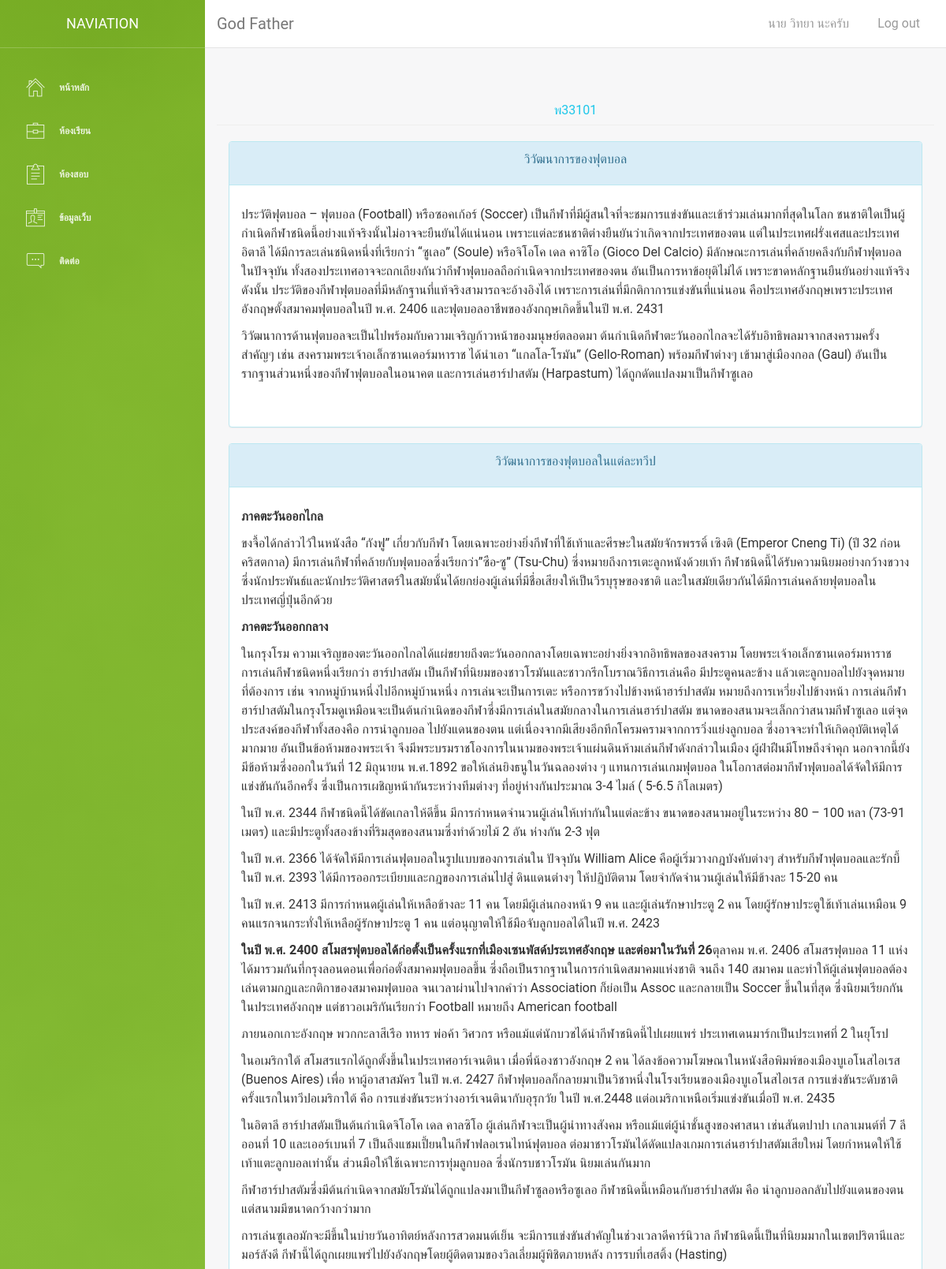
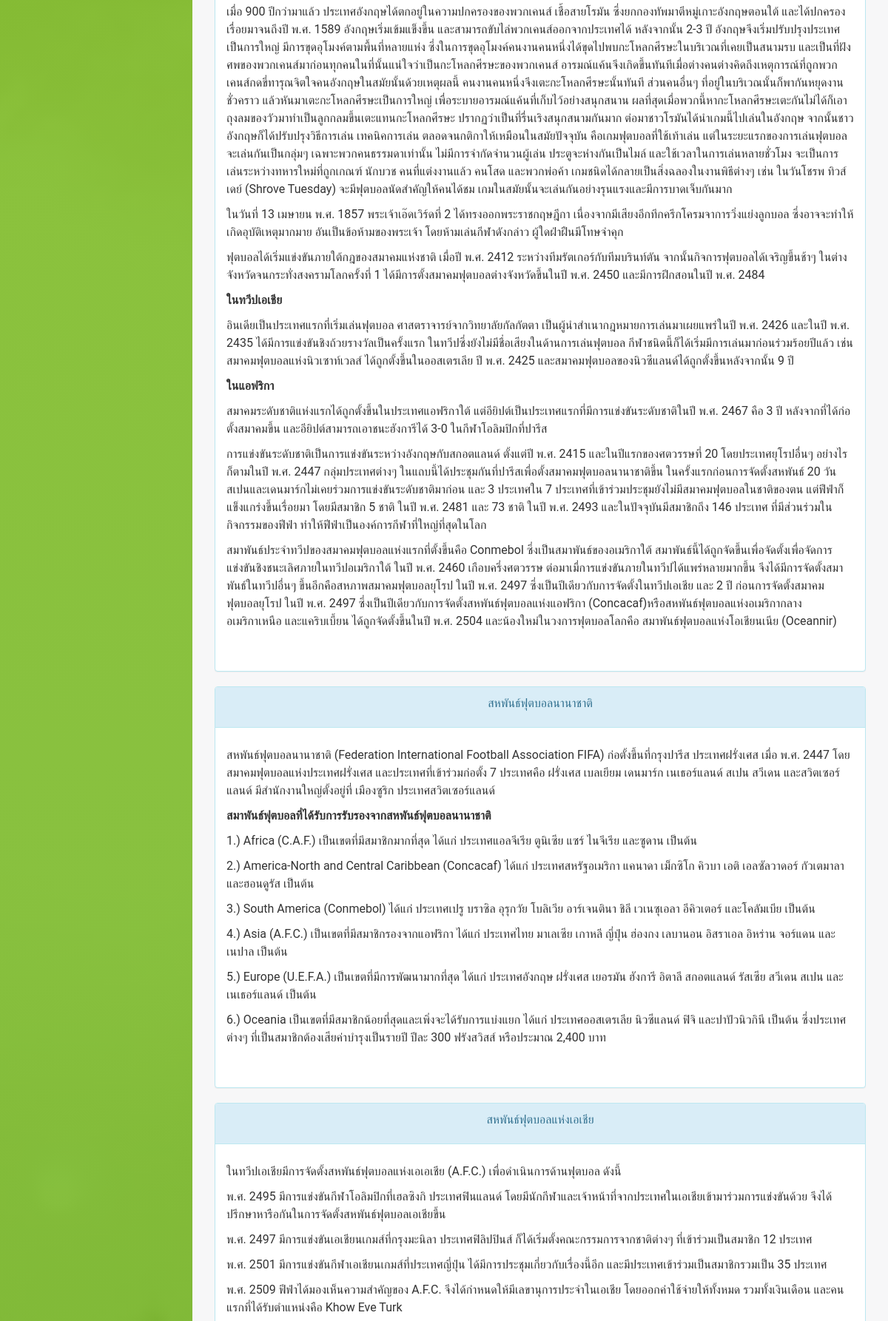
The page /substudent.php?subid=พ33101 (signed in, upper part) on the database its author committed (2 pictures, top to bottom).
### tables this page shows
CREATE TABLE `content` (
  `conid` int(5) NOT NULL,
  `contitle` varchar(50) NOT NULL,
  `subid` varchar(8) NOT NULL,
  `contxt` text NOT NULL,
  `condate` varchar(15) NOT NULL
);

### substudent.php (the view, shortened to what this page needs)
<?php
include("connectdb.php");
if(isset($_GET["subid"]))
{
 $subid =$_GET["subid"];
}
?>
<!doctype html>
<html lang="en">
<head>
    <?php
    include("include/head.php");
    ?>
</head>
<body>
    <div class="wrapper">
    <?php
    include("include/sidebar.php");
    ?>
        <div class="main-panel">
    <?php
    include("include/nav.php");
    ?>
            <div class="content">
                <div class="container-fluid">
                    <div class="row">
					   <h5 class="page-header  text-center"><a href=""><?php echo $subid ?></a></h5>
                       <?php
                    $mysql = "select * from content where subid='$subid'";
				    $result = mysqli_query($link,$mysql);
                    while ($mydata =mysqli_fetch_array($result,MYSQLI_ASSOC)){
                    ?>
                            <div class="col-sm-12">
                                <div class="panel panel-info">
                                    <div class="panel-heading">
                                        <p class="text-center">
                                            <?php echo $mydata['contitle']?>
                                        </p>
                                    </div>
                                    <div class="panel-body">
                                        <p>
                                            <?php echo $mydata['contxt']?>
                                        </p>
                                    </div>
                                </div>
                            </div>
                            <?php
                    }
                    ?>
                   </div>
                </div>
            </div>
        </div>
    </div>
</body>
</html>

### rows shown on the page
content: contitle "วิวัฒนาการของฟุตบอล", contxt "ประวัติฟุตบอล – ฟุตบอล (Football) หรือซอคเก้อร์ (Soccer) เป็นกีฬาที่มีผู้สนใจที่จะชมการแข่งขันและเข้าร่วมเล่นมากที่สุดในโลก ชนชาติใดเป็นผู้กำเนิดกีฬาชนิดนี้อย่างแท้จริงนั้นไม่อาจจะยืนยันได้แน่นอน เพราะแต่ละชนชาติต่างยืนยันว่าเกิดจากประเทศของตน แต่ในประเทศฝรั่งเศสและประเทศอิตาลี ได้มีการละเล่นชนิดหนึ่งที่เรียกว่า “ซูเลอ” (Soule) หรือจิโอโค เดล คาซิโอ (Gioco Del Calcio) มีลักษณะการเล่นที่คล้ายคลึงกับกีฬาฟุตบอลในปัจจุบัน ทั้งสองประเทศอาจจะถกเถียงกันว่ากีฬาฟุตบอลถือกำเนิดจากประเทศของตน อันเป็นการหาข้อยุติไม่ได้ เพราะขาดหลักฐานยืนยันอย่างแท้จริง ดังนั้น ประวัติของกีฬาฟุตบอลที่มีหลักฐานที่แท้จริงสามารถจะอ้างอิงได้ เพราะการเล่นที่มีกติกาการแข่งขันที่แน่นอน…"
content: contitle "วิวัฒนาการของฟุตบอลในแต่ละทวีป", contxt "ภาคตะวันออกไกล ขงจื้อได้กล่าวไว้ในหนังสือ “ กังฟู” เกี่ยวกับกีฬา โดยเฉพาะอย่างยิ่งกีฬาที่ใช้เท้าและศีรษะในสมัยจักรพรรดิ์ เซิงติ (Emperor Cneng Ti) (ปี 32 ก่อนคริสตกาล) มีการเล่นกีฬาที่คล้ายกับฟุตบอลซึ่งเรียกว่า”ซือ-ซู” (Tsu-Chu) ซึ่งหมายถึงการเตะลูกหนังด้วยเท้า กีฬาชนิดนี้ได้รับความนิยมอย่างกว้างขวาง ซึ่งนักประพันธ์และนักประวัติศาสตร์ในสมัยนั้นได้ยกย่องผู้เล่นที่มีชื่อเสียงให้เป็นวีรบุรุษของชาติ และในสมัยเดียวกันได้มีการเล่นคล้ายฟุตบอลในประเทศญี่ปุ่นอีกด้วย ภาคตะวันออกกลาง ในกรุงโรม ความเจริญของตะวันออกไกลได้แผ่ขยายถึงตะวันออกกลางโดยเฉพาะอย่างยิ่งจากอิทธิพลของสงคราม โดยพระเจ้าอเล็กซานเดอร์มหาราช การเล่นกีฬาชนิดหนึ่งเรียกว่า ฮาร์ปาสตัม เป็นกีฬาที่นิยมของชาวโรมันและชาวกรีกโบราณวิธีการเล่นคือ…"
content: contitle "สหพันธ์ฟุตบอลนานาชาติ", contxt "สหพันธ์ฟุตบอลนานาชาติ (Federation International Football Association FIFA) ก่อตั้งขึ้นที่กรุงปารีส ประเทศฝรั่งเศส เมื่อ พ.ศ. 2447 โดยสมาคมฟุตบอลแห่งประเทศฝรั่งเศส และประเทศที่เข้าร่วมก่อตั้ง 7 ประเทศคือ ฝรั่งเศส เบลเยียม เดนมาร์ก เนเธอร์แลนด์ สเปน สวีเดน และสวิตเซอร์แลนด์ มีสำนักงานใหญ่ตั้งอยู่ที่ เมืองซูริก ประเทศสวิตเซอร์แลนด์ สมาพันธ์ฟุตบอลที่ได้รับการรับรองจากสหพันธ์ฟุตบอลนานาชาติ 1.) Africa (C.A.F.) เป็นเขตที่มีสมาชิกมากที่สุด ได้แก่ ประเทศแอลจีเรีย ตูนิเซีย แซร์ ไนจีเรีย และซูดาน เป็นต้น 2.) America-North and Central Caribbean (Concacaf) ได้แก่ ประเทศสหรัฐอเมริกา แคนาดา เม็กซิโก คิวบา เอติ เอลซัลวาดอร์ กัวเตมาลา และฮอนดูรัส เป็นต้น 3.) South America (Conmebol) ได้แก่ ประเทศเปรู บราซิล…"
content: contitle "สหพันธ์ฟุตบอลแห่งเอเชีย", contxt "ในทวีปเอเชียมีการจัดตั้งสหพันธ์ฟุตบอลแห่งเอเอเชีย (A.F.C.) เพื่อดำเนินการด้านฟุตบอล ดังนี้ พ.ศ. 2495 มีการแข่งขันกีฬาโอลิมปิกที่เฮลซิงกิ ประเทศฟินแลนด์ โดยมีนักกีฬาและเจ้าหน้าที่จากประเทศในเอเชียเข้ามาร่วมการแข่งขันด้วย จึงได้ปรึกษาหารือกันในการจัดตั้งสหพันธ์ฟุตบอลเอเชียขึ้น พ.ศ. 2497 มีการแข่งขันเอเชียนเกมส์ที่กรุงมะนิลา ประเทศฟิลิปปินส์ ก็ได้เริ่มตั้งคณะกรรมการจากชาติต่างๆ ที่เข้าร่วมเป็นสมาชิก 12 ประเทศ พ.ศ. 2501 มีการแข่งขันกีฬาเอเชียนเกมส์ที่ประเทศญี่ปุ่น ได้มีการประชุมเกี่ยวกับเรื่องนี้อีก และมีประเทศเข้าร่วมเป็นสมาชิกรวมเป็น 35 ประเทศ พ.ศ. 2509 ฟีฟ่าได้มองเห็นความสำคัญของ A.F.C. จึงได้กำหนดให้มีเลขานุการประจำในเอเชีย โดยออกค่าใช้จ่ายให้ทั้งหมด รวมทั้งเงินเดือน…"

### other values the page prints
$_SESSION['stdname'] "นาย วิทยา นะครับ"
$subid "พ33101"
